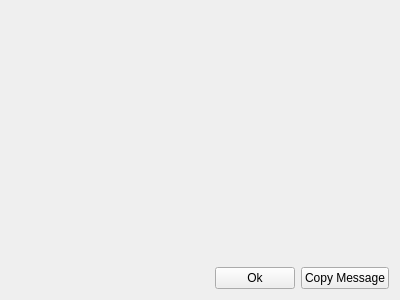
<?xml version="1.0" encoding="UTF-8"?>
<ui version="4.0">
 <class>Form</class>
 <widget class="QWidget" name="Form">
  <property name="geometry">
   <rect>
    <x>0</x>
    <y>0</y>
    <width>400</width>
    <height>300</height>
   </rect>
  </property>
  <property name="windowTitle">
   <string>Ooops - An Error Occurred.</string>
  </property>
  <layout class="QGridLayout" name="gridLayout_2">
   <item row="0" column="0">
    <layout class="QGridLayout" name="gridLayout">
     <item row="1" column="1">
      <widget class="QPushButton" name="ok">
       <property name="text">
        <string>Ok</string>
       </property>
      </widget>
     </item>
     <item row="1" column="2">
      <widget class="QPushButton" name="copy">
       <property name="text">
        <string>Copy Message</string>
       </property>
      </widget>
     </item>
     <item row="1" column="0">
      <spacer name="horizontalSpacer">
       <property name="orientation">
        <enum>Qt::Horizontal</enum>
       </property>
       <property name="sizeHint" stdset="0">
        <size>
         <width>40</width>
         <height>20</height>
        </size>
       </property>
      </spacer>
     </item>
     <item row="0" column="0" colspan="3">
      <widget class="QLabel" name="error_message">
       <property name="text">
        <string/>
       </property>
       <property name="alignment">
        <set>Qt::AlignCenter</set>
       </property>
       <property name="wordWrap">
        <bool>true</bool>
       </property>
      </widget>
     </item>
    </layout>
   </item>
  </layout>
 </widget>
 <resources/>
 <connections/>
</ui>
